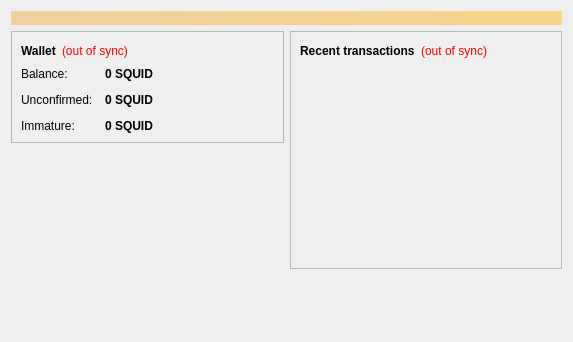
<?xml version="1.0" encoding="UTF-8"?>
<ui version="4.0">
 <class>OverviewPage</class>
 <widget class="QWidget" name="OverviewPage">
  <property name="geometry">
   <rect>
    <x>0</x>
    <y>0</y>
    <width>573</width>
    <height>342</height>
   </rect>
  </property>
  <property name="windowTitle">
   <string>Form</string>
  </property>
  <layout class="QVBoxLayout" name="topLayout">
   <item>
    <widget class="QLabel" name="labelAlerts">
     <property name="visible">
      <bool>false</bool>
     </property>
     <property name="styleSheet">
      <string notr="true">background-color: qlineargradient(x1: 0, y1: 0, x2: 1, y2: 0, stop:0 #F0D0A0, stop:1 #F8D488); color:#000000;</string>
     </property>
     <property name="wordWrap">
      <bool>true</bool>
     </property>
     <property name="margin">
      <number>3</number>
     </property>
    </widget>
   </item>
   <item>
    <layout class="QHBoxLayout" name="horizontalLayout" stretch="1,1">
     <item>
      <layout class="QVBoxLayout" name="verticalLayout_2">
       <item>
        <widget class="QFrame" name="frame">
         <property name="frameShape">
          <enum>QFrame::StyledPanel</enum>
         </property>
         <property name="frameShadow">
          <enum>QFrame::Raised</enum>
         </property>
         <layout class="QVBoxLayout" name="verticalLayout_4">
          <item>
           <layout class="QHBoxLayout" name="horizontalLayout_4">
            <item>
             <widget class="QLabel" name="label_5">
              <property name="font">
               <font>
                <weight>75</weight>
                <bold>true</bold>
               </font>
              </property>
              <property name="text">
               <string>Wallet</string>
              </property>
             </widget>
            </item>
            <item>
             <widget class="QLabel" name="labelWalletStatus">
              <property name="toolTip">
               <string>The displayed information may be out of date. Your wallet automatically synchronizes with the Litesquid network after a connection is established, but this process has not completed yet.</string>
              </property>
              <property name="styleSheet">
               <string notr="true">QLabel { color: red; }</string>
              </property>
              <property name="text">
               <string notr="true">(out of sync)</string>
              </property>
              <property name="alignment">
               <set>Qt::AlignLeading|Qt::AlignLeft|Qt::AlignVCenter</set>
              </property>
             </widget>
            </item>
            <item>
             <spacer name="horizontalSpacer_2">
              <property name="orientation">
               <enum>Qt::Horizontal</enum>
              </property>
              <property name="sizeHint" stdset="0">
               <size>
                <width>40</width>
                <height>20</height>
               </size>
              </property>
             </spacer>
            </item>
           </layout>
          </item>
          <item>
           <layout class="QFormLayout" name="formLayout_2">
            <property name="fieldGrowthPolicy">
             <enum>QFormLayout::AllNonFixedFieldsGrow</enum>
            </property>
            <property name="horizontalSpacing">
             <number>12</number>
            </property>
            <property name="verticalSpacing">
             <number>12</number>
            </property>
            <item row="0" column="0">
             <widget class="QLabel" name="label">
              <property name="text">
               <string>Balance:</string>
              </property>
             </widget>
            </item>
            <item row="0" column="1">
             <widget class="QLabel" name="labelBalance">
              <property name="font">
               <font>
                <weight>75</weight>
                <bold>true</bold>
               </font>
              </property>
              <property name="cursor">
               <cursorShape>IBeamCursor</cursorShape>
              </property>
              <property name="toolTip">
               <string>Your current balance</string>
              </property>
              <property name="text">
               <string notr="true">0 SQUID</string>
              </property>
              <property name="textInteractionFlags">
               <set>Qt::LinksAccessibleByMouse|Qt::TextSelectableByKeyboard|Qt::TextSelectableByMouse</set>
              </property>
             </widget>
            </item>
            <item row="1" column="0">
             <widget class="QLabel" name="label_3">
              <property name="text">
               <string>Unconfirmed:</string>
              </property>
             </widget>
            </item>
            <item row="1" column="1">
             <widget class="QLabel" name="labelUnconfirmed">
              <property name="font">
               <font>
                <weight>75</weight>
                <bold>true</bold>
               </font>
              </property>
              <property name="cursor">
               <cursorShape>IBeamCursor</cursorShape>
              </property>
              <property name="toolTip">
               <string>Total of transactions that have yet to be confirmed, and do not yet count toward the current balance</string>
              </property>
              <property name="text">
               <string notr="true">0 SQUID</string>
              </property>
              <property name="textInteractionFlags">
               <set>Qt::LinksAccessibleByMouse|Qt::TextSelectableByKeyboard|Qt::TextSelectableByMouse</set>
              </property>
             </widget>
            </item>
            <item row="2" column="0">
             <widget class="QLabel" name="labelImmatureText">
              <property name="text">
               <string>Immature:</string>
              </property>
             </widget>
            </item>
            <item row="2" column="1">
             <widget class="QLabel" name="labelImmature">
              <property name="font">
               <font>
                <weight>75</weight>
                <bold>true</bold>
               </font>
              </property>
              <property name="toolTip">
               <string>Mined balance that has not yet matured</string>
              </property>
              <property name="text">
               <string notr="true">0 SQUID</string>
              </property>
              <property name="textInteractionFlags">
               <set>Qt::LinksAccessibleByMouse|Qt::TextSelectableByKeyboard|Qt::TextSelectableByMouse</set>
              </property>
             </widget>
            </item>
           </layout>
          </item>
         </layout>
        </widget>
       </item>
       <item>
        <spacer name="verticalSpacer">
         <property name="orientation">
          <enum>Qt::Vertical</enum>
         </property>
         <property name="sizeHint" stdset="0">
          <size>
           <width>20</width>
           <height>40</height>
          </size>
         </property>
        </spacer>
       </item>
      </layout>
     </item>
     <item>
      <layout class="QVBoxLayout" name="verticalLayout_3">
       <item>
        <widget class="QFrame" name="frame_2">
         <property name="frameShape">
          <enum>QFrame::StyledPanel</enum>
         </property>
         <property name="frameShadow">
          <enum>QFrame::Raised</enum>
         </property>
         <layout class="QVBoxLayout" name="verticalLayout">
          <item>
           <layout class="QHBoxLayout" name="horizontalLayout_2">
            <item>
             <widget class="QLabel" name="label_4">
              <property name="text">
               <string>&lt;b&gt;Recent transactions&lt;/b&gt;</string>
              </property>
             </widget>
            </item>
            <item>
             <widget class="QLabel" name="labelTransactionsStatus">
              <property name="toolTip">
               <string>The displayed information may be out of date. Your wallet automatically synchronizes with the Litesquid network after a connection is established, but this process has not completed yet.</string>
              </property>
              <property name="styleSheet">
               <string notr="true">QLabel { color: red; }</string>
              </property>
              <property name="text">
               <string notr="true">(out of sync)</string>
              </property>
              <property name="alignment">
               <set>Qt::AlignRight|Qt::AlignTrailing|Qt::AlignVCenter</set>
              </property>
             </widget>
            </item>
            <item>
             <spacer name="horizontalSpacer">
              <property name="orientation">
               <enum>Qt::Horizontal</enum>
              </property>
              <property name="sizeHint" stdset="0">
               <size>
                <width>40</width>
                <height>20</height>
               </size>
              </property>
             </spacer>
            </item>
           </layout>
          </item>
          <item>
           <widget class="QListView" name="listTransactions">
            <property name="styleSheet">
             <string notr="true">QListView { background: transparent; }</string>
            </property>
            <property name="frameShape">
             <enum>QFrame::NoFrame</enum>
            </property>
            <property name="verticalScrollBarPolicy">
             <enum>Qt::ScrollBarAlwaysOff</enum>
            </property>
            <property name="horizontalScrollBarPolicy">
             <enum>Qt::ScrollBarAlwaysOff</enum>
            </property>
            <property name="selectionMode">
             <enum>QAbstractItemView::NoSelection</enum>
            </property>
           </widget>
          </item>
         </layout>
        </widget>
       </item>
       <item>
        <spacer name="verticalSpacer_2">
         <property name="orientation">
          <enum>Qt::Vertical</enum>
         </property>
         <property name="sizeHint" stdset="0">
          <size>
           <width>20</width>
           <height>40</height>
          </size>
         </property>
        </spacer>
       </item>
      </layout>
     </item>
    </layout>
   </item>
  </layout>
 </widget>
 <resources/>
 <connections/>
</ui>
